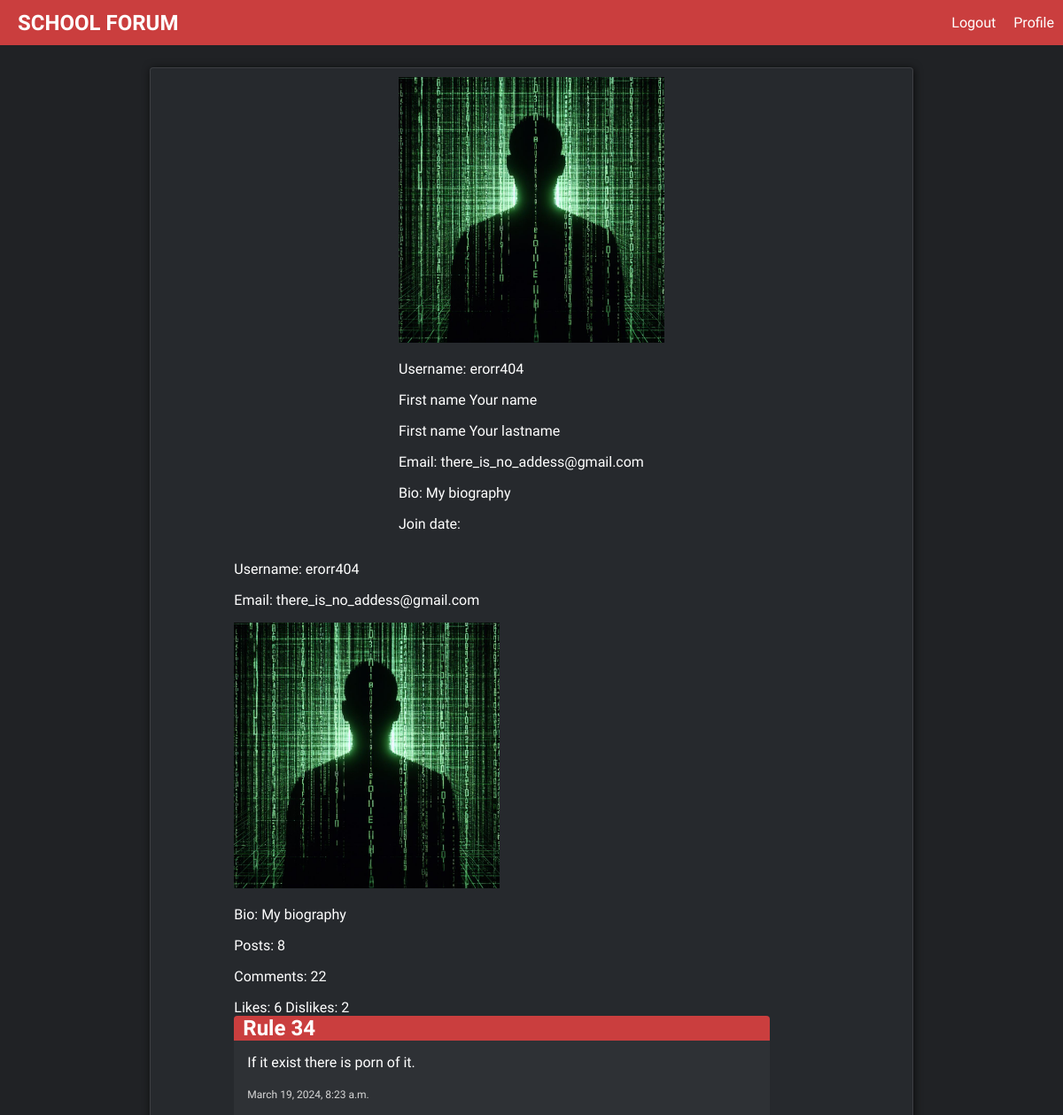
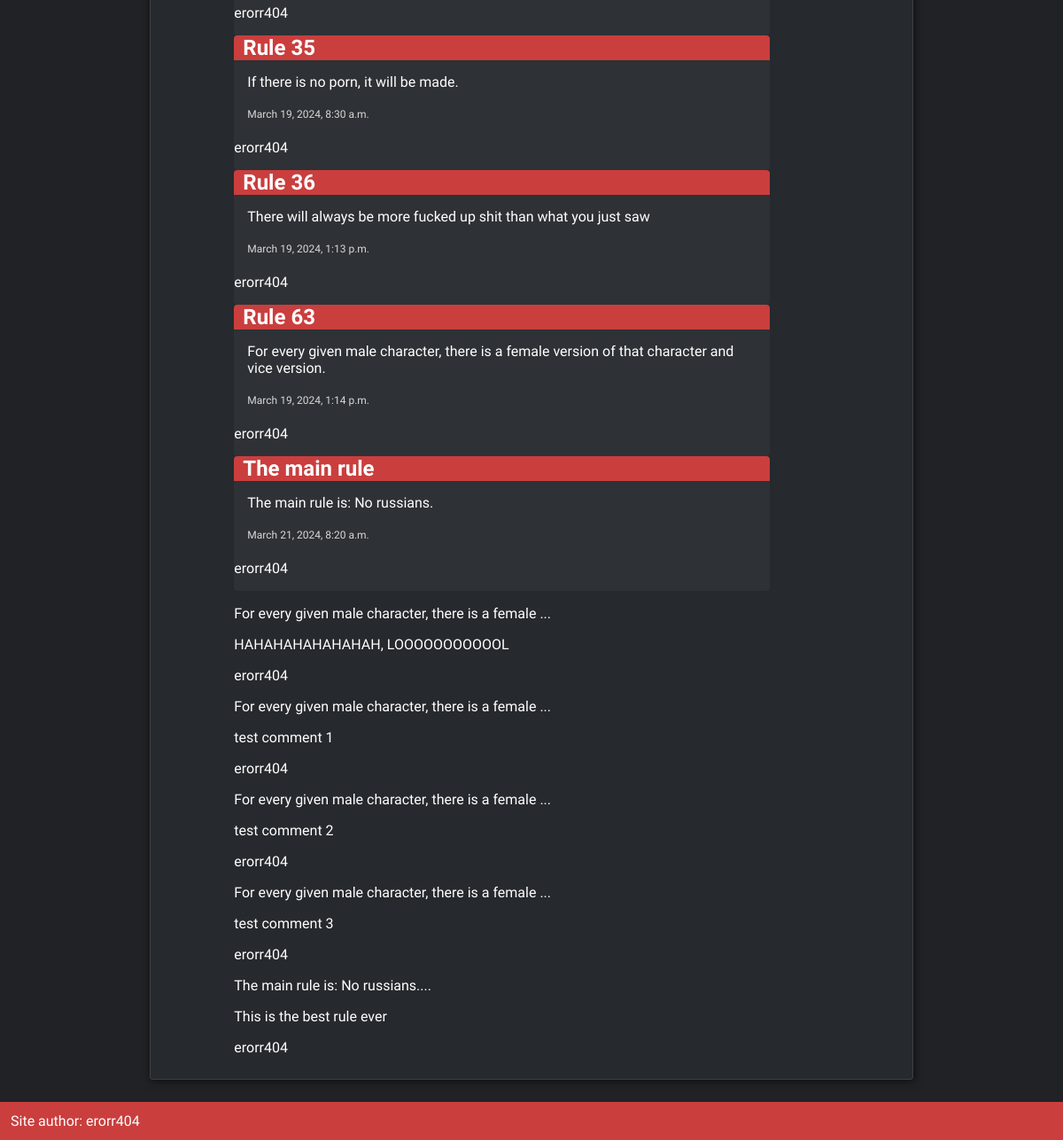
/accounts/ (signed in), run on the app's committed database (2 pictures, top to bottom).
### accounts/models.py (models this page shows, shortened)
class Profile(models.Model):
    user = models.OneToOneField(User, models.CASCADE)
    image = models.ImageField(upload_to='profile_pics/', default='default.jpg')
    biography = models.TextField(default='')

### posts/models.py (models this page shows, shortened)
class Post(models.Model):
    title = models.CharField(max_length=50)
    slug = models.SlugField()
    body = models.TextField()
    date = models.DateTimeField(auto_now_add=True)
    category = models.ForeignKey(Category, models.CASCADE, default=None)
    author = models.ForeignKey(User, models.CASCADE, default=None)
    def snippet(self):
        return self.body[:50] + '...'

class Comment(models.Model):
    user = models.ForeignKey(User, models.CASCADE, default=None)
    post = models.ForeignKey(Post, models.CASCADE, default=None)
    date = models.DateTimeField(auto_now_add=True)
    text = models.TextField()

### accounts/views.py (the view)
# urls.py: path('', views.profile_view, name='profile'),
def profile_view(request, username=''):
    if username == '':
        user = request.user
    else:
        user = User.objects.filter(username=username).first()
    profile = Profile.objects.filter(user=user).first()
    user_stats = {
        'posts_number': len(Post.objects.filter(author=user)),
        'last_posts': Post.objects.filter(author=user).order_by('date')[:5],
        'comments_number': len(Comment.objects.filter(user=user)),
        'last_comments': Comment.objects.filter(user=user).order_by('date')[:5],
        'likes_number': len(PostLike.objects.filter(user=user)) + len(CommentLike.objects.filter(user=user)),
        'dislikes_number': len(PostDisLike.objects.filter(user=user)) + len(CommentDisLike.objects.filter(user=user))}
    return render(request, 'profile.html', {'user':user, 'user_stats':user_stats, 'profile':profile})

### accounts/templates/profile.html (shortened to what this page needs)
{% extends 'base_layout.html' %}
{% block content %}
    <div class="main-content shadow light-border" style="width: 70vw;">
        <div class="profile-row-1">
            <div class="profile-image">
                <img class="profile-picture" src="{{ profile.image.url }}" alt="user picture">
            </div>
            <div class="profile-main-description">
                <p class="username">Username: {{ user.username }}</p>
                <p>First name {{ user.first_name }}</p>
                <p>First name {{ user.last_name }}</p>
                <p class="email">Email: {{ user.email }}</p>
                <p class="bio">Bio: {{ profile.biography }}</p>
                <p class="join-date">Join date: {{ user. }}</p>
            </div>
        </div>
        <div class="profile-container">
            <p class="username">Username: {{ user.username }}</p>
            <p class="email">Email: {{ user.email }}</p>
            <img class="profile-picture" src="{{ profile.image.url }}" alt="user picture">
            <p class="bio">Bio: {{ profile.biography }}</p>
            <p class="post_number">Posts: {{ user_stats.posts_number }}</p>
            <p class="comment_number">Comments: {{ user_stats.comments_number }}</p>
            <span class="likes">Likes: {{ user_stats.likes_number }}</span>
            <span class="likes">Dislikes: {{ user_stats.dislikes_number }}</span>
            <div class="last-posts">
            {% for post in user_stats.last_posts %}
                <div class="post-detail">
                    <h2 class="post-detail-title">{{ post.title }}</h2>
                    <p class="post-detail-description">{{ post.body }}</p>
                    <p class="post-date">{{ post.date }}</p>
                    <p class="post-author">{{ post.author }}</p>
                </div>
            {% endfor %}
            </div>
            <div class="last-comments">
                {% for comment in user_stats.last_comments %}
                    <p class="last-comment-post-snippet">{{ comment.post.snippet }}</p>
                    <p class="last-comment-text">{{ comment.text }}</p>
                    <p class="last-comment-post-author">{{ comment.post.author }}</p>
                {% endfor %}
            </div>
        </div>
    </div>
{% endblock content %}

### static/styles.css (style rules this page uses)
:root { --color1: #202225; --color2: #26292D; --color3: #2E3135; --text-hover: #d8d8d8; --text-color: #ffff; --color-important: #ca3e3e; --color-reject: #FF3F3F; --color-accept: #00CB3F; --border-color: #e7e7e71e; --border-light-width: 1px; --default-border-radius: 4px; }
html { min-height: 100vh; }
body { font-family: "Fira Sans Extra Condensed", sans-serif; font-weight: 400; font-style: normal; color: var(--text-color); background-color: var(--color1); margin: 0px; min-height: 100vh; display: flex; flex-direction: column; }
h1, h2, h3, h4, h5, h6 { margin: 0; }
.shadow { box-shadow: 1px 1px 10px 0px #000000af; }
.light-border { border: var(--border-light-width) solid; border-color: var(--border-color); }
.main-content { background-color: var(--color2); margin: 25px 10px; width: 80vw; min-width: 400px; border-radius: var(--default-border-radius); padding: 10px; }
.main-content { display: flex; flex-direction: column; align-items: center; }
.post-date { margin: 5px 0; font-size: 12px; color: var(--text-hover); }
.post-detail { background-color: var(--color3); border-radius: var(--default-border-radius); width: 90%; display: flex; flex-direction: column; }
.post-detail-title { background-color: var(--color-important); border-radius: var(--default-border-radius) var(--default-border-radius) 0 0; padding: 0 0 0 10px; }
.post-detail-description { margin: 15px; }
.post-date { margin-left: 15px; }
.profile-picture { max-width: 300px; }

### data on the page
Profile: image (picture), biography "My biography"
Post: title "Rule 34", body "If it exist there is porn of it.", date "March 19, 2024, 8:23 a.m.", author "erorr404"
Post: title "Rule 35", body "If there is no porn, it will be made.", date "March 19, 2024, 8:30 a.m.", author "erorr404"
Post: title "Rule 36", body "There will always be more fucked up shit than what you just saw", date "March 19, 2024, 1:13 p.m.", author "erorr404"
Post: title "Rule 63", body "For every given male character, there is a female version of that character and vice version.", date "March 19, 2024, 1:14 p.m.", author "erorr404"
Post: title "The main rule", body "The main rule is: No russians.", date "March 21, 2024, 8:20 a.m.", author "erorr404"
Comment: post.snippet "For every given male character, there is a female ...", text "HAHAHAHAHAHAHAH, LOOOOOOOOOOOL", post.author "erorr404"
Comment: post.snippet "For every given male character, there is a female ...", text "test comment 1", post.author "erorr404"
Comment: post.snippet "For every given male character, there is a female ...", text "test comment 2", post.author "erorr404"
Comment: post.snippet "For every given male character, there is a female ...", text "test comment 3", post.author "erorr404"
Comment: post.snippet "The main rule is: No russians....", text "This is the best rule ever", post.author "erorr404"

### other printed values
{{ user.username }} "erorr404"
{{ user.first_name }} "Your name"
{{ user.last_name }} "Your lastname"
{{ user.email }} "there_is_no_addess@gmail.com"
{{ user_stats.posts_number }} "8"
{{ user_stats.comments_number }} "22"
{{ user_stats.likes_number }} "6"
{{ user_stats.dislikes_number }} "2"
